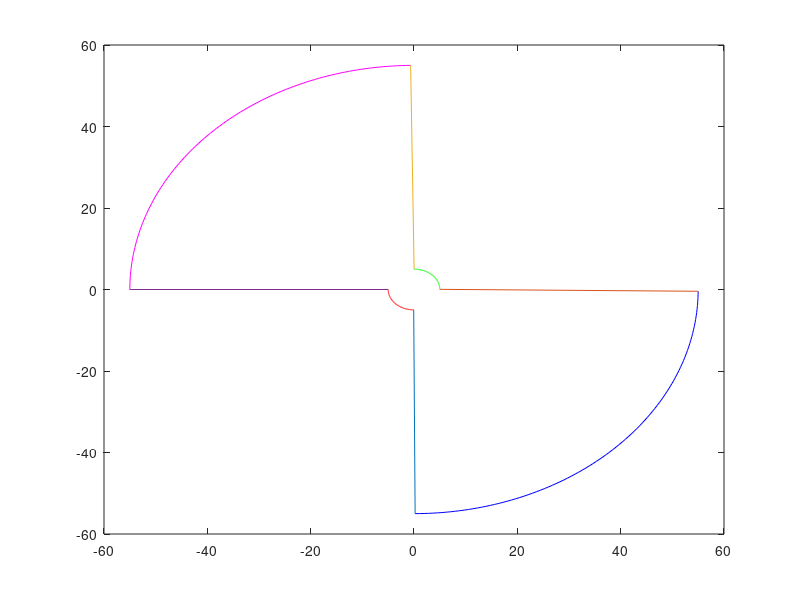

Write the MATLAB code that produced this figure.
theta=linspace(-pi,pi,400);
r1=5;
r2=55;

x1=r1*cos(theta(1:100));
y1=r1*sin(theta(1:100));

x2=r2*cos(theta(101:200));
y2=r2*sin(theta(101:200));

x3=r1*cos(theta(201:300));
y3=r1*sin(theta(201:300));

x4=r2*cos(theta(301:400));
y4=r2*sin(theta(301:400));

plot(x1,y1,'r',x2,y2,'b',x3,y3,'g',x4,y4,'m');
hold on;

plot([x1(end) x2(1)],[y1(end) y2(1)]);
plot([x2(end) x3(1)],[y2(end) y3(1)]);
plot([x3(end) x4(1)],[y3(end) y4(1)]);
plot([x4(end) x1(1)],[y4(end) y1(1)]);

